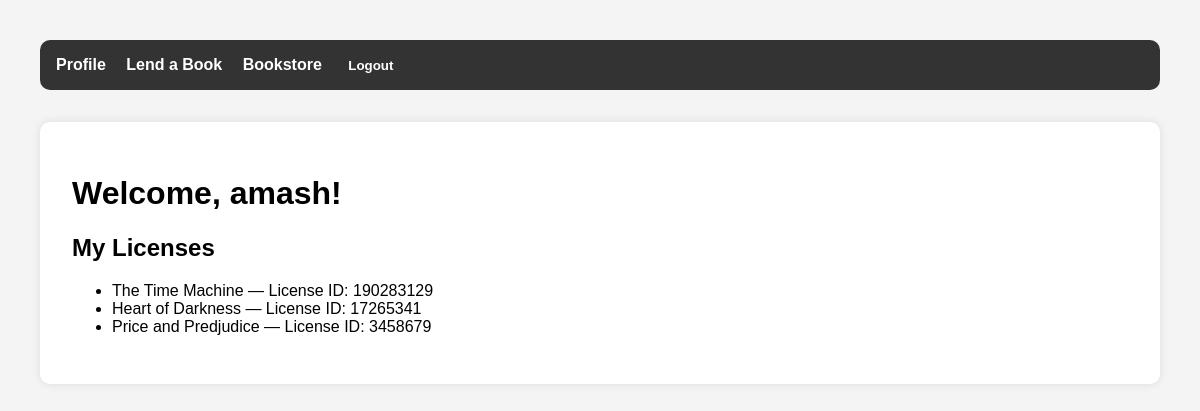
/users/ (signed in), run on the app's committed database.
### licenses/models.py (models this page shows, shortened)
class FakeLicense(models.Model):
    license_id = models.CharField(max_length=100)
    book_title = models.CharField(max_length=255)
    owner = models.ForeignKey(User, on_delete=models.CASCADE)

### users/views.py (the view)
# urls.py: path('', views.profile_view, name='user')
@login_required
def profile_view(request):
    licenses = FakeLicense.objects.filter(owner=request.user)
    return render(request, 'profile.html', {'licenses': licenses})

### templates/profile.html
{% extends "base.html" %}
{% block content %}
  <h1>Welcome, {{ user.username }}!</h1>
  <h2>My Licenses</h2>
  <ul>
    {% for license in licenses %}
      <li>{{ license.book_title }} — License ID: {{ license.license_id }}</li>
    {% empty %}
      <li>You have no licenses.</li>
    {% endfor %}
  </ul>
{% endblock %}

### templates/base.html (style rules this page uses)
body { font-family: Arial, sans-serif; padding: 2rem; background: #f4f4f4; }

### data on the page
FakeLicense: book_title "The Time Machine", license_id "190283129"
FakeLicense: book_title "Heart of Darkness", license_id "17265341"
FakeLicense: book_title "Price and Predjudice", license_id "3458679"

### other printed values
{{ user.username }} "amash"
